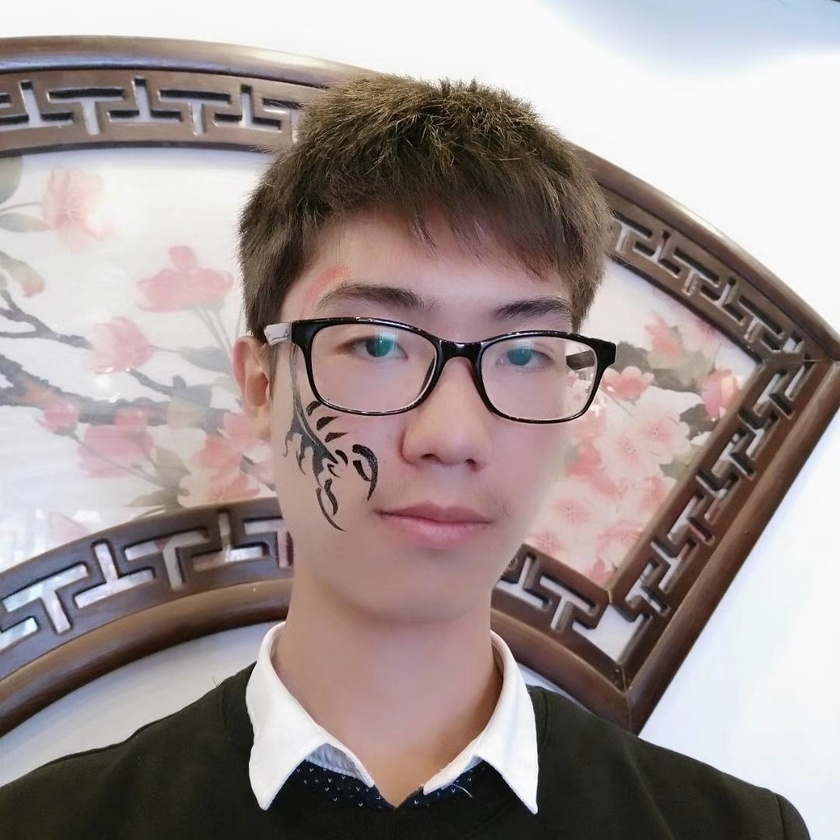
#> input picture 54.jpg, 840 x 840 px, shrunk from 1080 x 1081 before the run
$ python '图片处理.py'
#> lines starting #> are read from the running program, lines starting #| are printed output that depends on the picture
from PIL import Image, ImageFile, ImageOps
from numpy import double

img=Image.open('54.jpg')
#> img is the input picture: PIL image 840x840 RGB; mean R, G, B 158.4, 145.5, 143.8
pix=img.load()
# [4 lines of commented-out code are left out]
a=1.3
for x in range (img.width):
    for y in range(img.height):
        r,g,b=pix[x,y]
        # a=img.getpixel((x,y))
        # b=img2.getpixel((x,y))
        # img.putpixel((x,y),(int(a[0]*0.1),int(a[1]*0.1),int(a[2]*0.1)))
        r=min(int(r**a),255)
        g=min(int(g**a),255)
        b=min(int(b**a),255)
        pix[x,y]=(r,g,b)
img.show()
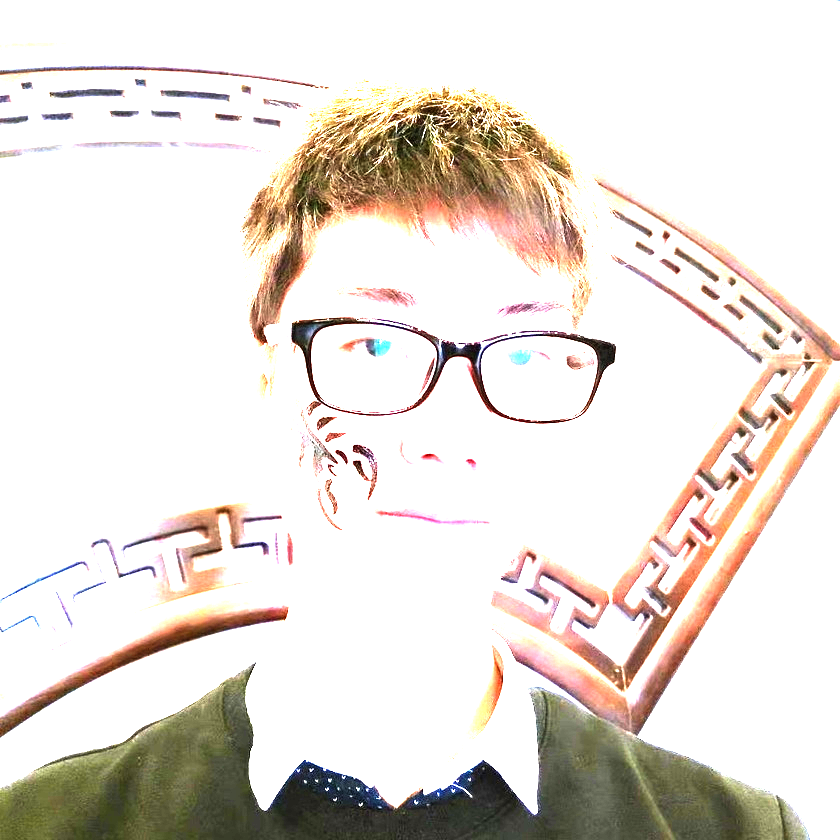
#> shown: PIL image 840x840 RGB; mean R, G, B 231, 224, 217.4
